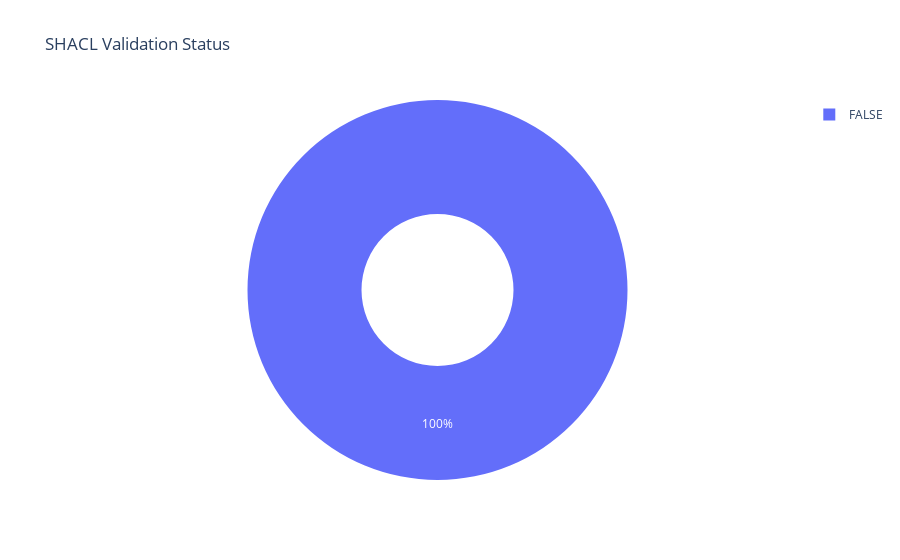

Write notebook code for a chart like this one.
### Code cell
fig = px.pie(dfc, values='Count', names='b',  title='SHACL Validation Status', hole = 0.4,)
fig.show()

### Figure 1 — Plotly figure (JSON) as saved in the notebook; plotly's stock layout.template omitted (floating-point values rounded to 4 significant figures)
{"data": [{"domain": {"x": [0, 1], "y": [0, 1]}, "hole": 0.4, "hovertemplate": "b=%{label}<br>Count=%{value}<extra></extra>", "labels": ["FALSE"], "legendgroup": "", "name": "", "showlegend": true, "type": "pie", "values": [7131]}], "layout": {"autosize": true, "legend": {"tracegroupgap": 0}, "title": {"text": "SHACL Validation Status"}}}
